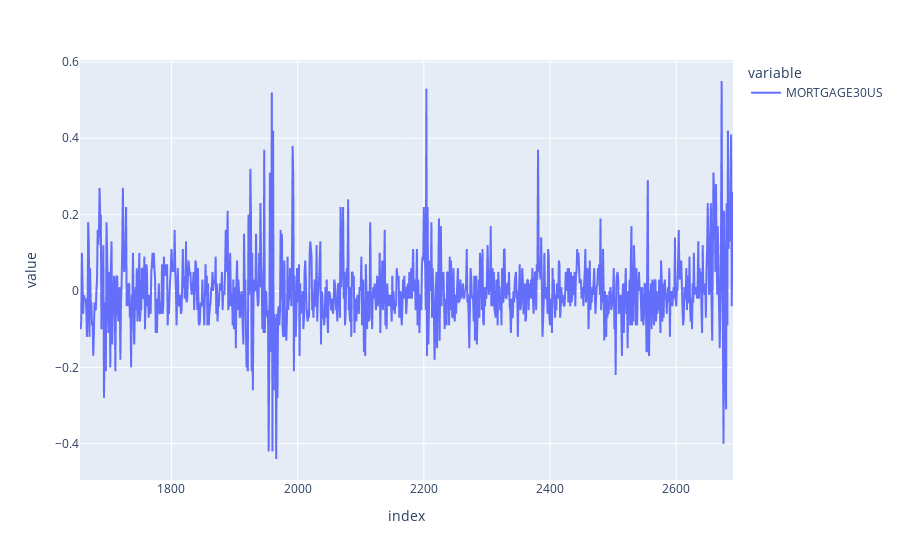

Notebook code cell kept with this figure:
### Code cell
px.line(data_frame=model_df["MORTGAGE30US"].diff())

### Figure 1 — Plotly figure (JSON) as saved in the notebook; plotly's stock layout.template omitted (floating-point values rounded to 4 significant figures; data arrays with more than 128 entries replaced by an {"elided": "..."} marker saying what was removed)
{"data": [{"hovertemplate": "variable=MORTGAGE30US<br>index=%{x}<br>value=%{y}<extra></extra>", "legendgroup": "MORTGAGE30US", "line": {"color": "#636efa", "dash": "solid"}, "marker": {"symbol": "circle"}, "mode": "lines", "name": "MORTGAGE30US", "showlegend": true, "type": "scattergl", "x": {"elided": "1036 int values"}, "xaxis": "x", "y": {"elided": "1036 float values"}, "yaxis": "y"}], "layout": {"legend": {"title": {"text": "variable"}, "tracegroupgap": 0}, "margin": {"t": 60}, "xaxis": {"anchor": "y", "domain": [0, 1], "title": {"text": "index"}}, "yaxis": {"anchor": "x", "domain": [0, 1], "title": {"text": "value"}}}}
